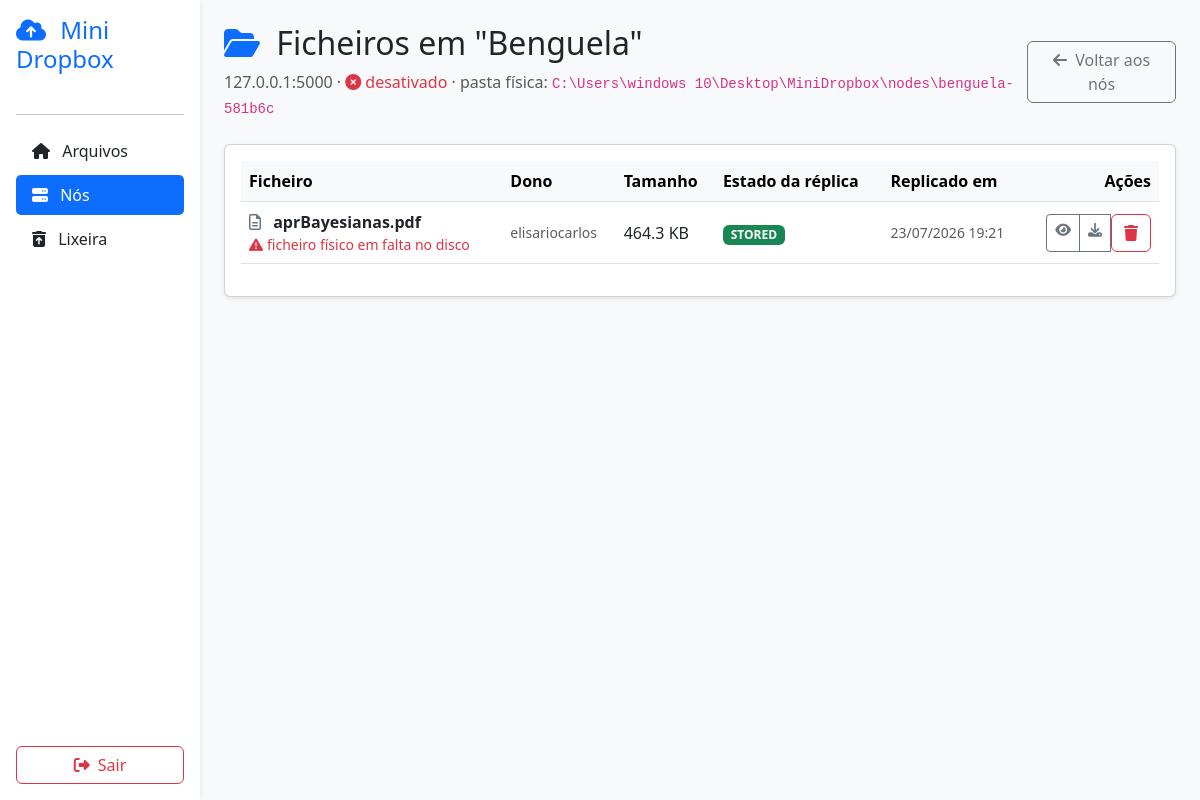
The page /nodes/a7272570-1e77-4f7b-9720-50ddfdcfbcff/files (signed in) on the database its author committed.
### models.py (models this page shows, shortened)
class Node(db.Model):
    __tablename__ = "nodes"
    id = db.Column(db.String(36), primary_key=True, default=novo_uuid)
    name = db.Column(db.String(100), nullable=False)
    host = db.Column(db.String(255), nullable=False, default="127.0.0.1")
    port = db.Column(db.Integer, nullable=False, default=5000)
    path = db.Column(db.String(500), nullable=False)
    latitude = db.Column(db.Float, nullable=False)
    longitude = db.Column(db.Float, nullable=False)
    enabled = db.Column(db.Boolean, default=True)
    is_backup = db.Column(db.Boolean, default=False)
    last_seen = db.Column(db.DateTime, nullable=True)
    created_at = db.Column(db.DateTime, default=datetime.utcnow)
    replicas = db.relationship("FileReplica", backref="node", lazy=True)

class User(db.Model, UserMixin):
    __tablename__ = "user"
    id = db.Column(db.Integer, primary_key=True)
    username = db.Column(db.String(50), unique=True, nullable=False)
    email = db.Column(db.String(100), unique=True, nullable=False)
    password = db.Column(db.String(200), nullable=False)
    profile_image = db.Column(db.String(255), default="default.webp")
    files = db.relationship("File", backref="owner", lazy=True)
    folders = db.relationship("Folder", backref="owner", lazy=True)

class File(db.Model):
    __tablename__ = "files"
    id = db.Column(db.String(36), primary_key=True, default=novo_uuid)
    filename = db.Column(db.String(255), nullable=False)       # nome físico no disco
    display_name = db.Column(db.String(255), nullable=False)   # nome mostrado ao usuário
    size = db.Column(db.Integer, nullable=False)
    checksum = db.Column(db.String(64), nullable=False)
    folder_id = db.Column(db.String(36), db.ForeignKey("folders.id"), nullable=True)
    user_id = db.Column(db.Integer, db.ForeignKey("user.id"), nullable=False)
    created_at = db.Column(db.DateTime, default=datetime.utcnow)
    deleted_at = db.Column(db.DateTime, nullable=True)
    replicas = db.relationship(
        "FileReplica", backref="file", lazy=True, cascade="all, delete-orphan"
    )

class FileReplica(db.Model):
    __tablename__ = "file_replicas"
    id = db.Column(db.Integer, primary_key=True)
    file_id = db.Column(db.String(36), db.ForeignKey("files.id"), nullable=False)
    node_id = db.Column(db.String(36), db.ForeignKey("nodes.id"), nullable=False)
    status = db.Column(db.String(20), default="STORED")  # STORED | PENDING | CORROMPIDO
    replicated_at = db.Column(db.DateTime, default=datetime.utcnow)
    created_at = db.Column(db.DateTime, default=datetime.utcnow)

### app.py (the view)
@app.route("/nodes/<node_id>/files")
@login_required
def node_files(node_id):
    node = Node.query.get_or_404(node_id)
    replicas = (
        FileReplica.query.filter_by(node_id=node_id)
        .order_by(FileReplica.replicated_at.desc())
        .all()
    )
    itens = []
    for replica in replicas:
        arquivo = replica.file
        if arquivo is None:
            continue
        caminho = caminho_replica(node, arquivo.user_id, arquivo.filename)
        itens.append({
            "replica": replica,
            "arquivo": arquivo,
            "existe_no_disco": os.path.exists(caminho),
            "dono": arquivo.owner.username if arquivo.owner else "—",
        })
    return render_template("node_files.html", node=node, itens=itens)

### app.py (called while the page is built)
@login_manager.user_loader
def load_user(user_id):
    return User.query.get(int(user_id))

@app.template_filter("fmt_bytes")
def fmt_bytes(n):
    if n is None:
        return "—"
    if n < 1024:
        return f"{n} B"
    if n < 1024 * 1024:
        return f"{n / 1024:.1f} KB"
    return f"{n / (1024 * 1024):.1f} MB"

### services/replication.py (called while the page is built)
def caminho_replica(node, user_id, nome_fisico: str) -> str:
    return os.path.join(node.path, str(user_id), nome_fisico)

### templates/node_files.html (shortened to what this page needs)
<!DOCTYPE html>
<html lang="pt">
<head>
    <link href="https://cdn.jsdelivr.net/npm/bootstrap@5.3.0/dist/css/bootstrap.min.css" rel="stylesheet">
    <link rel="stylesheet" href="https://cdnjs.cloudflare.com/ajax/libs/font-awesome/6.4.0/css/all.min.css">
</head>
<body>
    <div class="container-fluid">
        <div class="row">
            <div class="col-md-3 col-lg-2 sidebar p-3 d-flex flex-column">
                <h4 class="text-primary mb-4">
                    <i class="fa-solid fa-cloud-arrow-up me-2"></i> Mini Dropbox
                </h4>
                <hr>
                <ul class="nav flex-column mb-4">
                    <li class="nav-item mb-1">
                        <a class="nav-link text-dark" href="{{ url_for('dashboard') }}">
                            <i class="fa-solid fa-house me-2"></i> Arquivos
                        </a>
                    </li>
                    <li class="nav-item mb-1">
                        <a class="nav-link active" href="{{ url_for('nodes') }}">
                            <i class="fa-solid fa-server me-2"></i> Nós
                        </a>
                    </li>
                    <li class="nav-item mb-1">
                        <a class="nav-link text-dark" href="{{ url_for('lixeira') }}">
                            <i class="fa-solid fa-trash-can-arrow-up me-2"></i> Lixeira
                        </a>
                    </li>
                </ul>
                <div class="mt-auto">
                    <a href="{{ url_for('logout') }}" class="btn btn-outline-danger w-100">
                        <i class="fa-solid fa-right-from-bracket me-1"></i> Sair
                    </a>
                </div>
            </div>
            <div class="col-md-9 col-lg-10 p-4">
                <div class="d-flex justify-content-between align-items-center mb-4">
                    <div>
                        <h2>
                            <i class="fa-solid fa-folder-open text-primary me-2"></i>
                            Ficheiros em "{{ node.name }}"
                        </h2>
                        <p class="text-muted mb-0">
                            {{ node.host }}:{{ node.port }} ·
                            {% if node.enabled %}
                            <span class="text-success"><i class="fa-solid fa-circle-check me-1"></i>ativo</span>
                            {% else %}
                            <span class="text-danger"><i class="fa-solid fa-circle-xmark me-1"></i>desativado</span>
                            {% endif %}
                            · pasta física: <code class="small">{{ node.path }}</code>
                        </p>
                    </div>
                    <a href="{{ url_for('nodes') }}" class="btn btn-outline-secondary">
                        <i class="fa-solid fa-arrow-left me-1"></i> Voltar aos nós
                    </a>
                </div>
                <div class="card p-3 shadow-sm">
                    {% if not itens %}
                    <div class="text-center py-5 text-muted">
                        <i class="fa-regular fa-folder-open fa-3x mb-3"></i>
                        <p>Este nó não guarda nenhum ficheiro no momento.</p>
                    </div>
                    {% else %}
                    <div class="table-responsive">
                        <table class="table table-hover align-middle">
                            <thead class="table-light">
                                <tr>
                                    <th>Ficheiro</th>
                                    <th>Dono</th>
                                    <th>Tamanho</th>
                                    <th>Estado da réplica</th>
                                    <th>Replicado em</th>
                                    <th class="text-end">Ações</th>
                                </tr>
                            </thead>
                            <tbody>
                                {% for item in itens %}
                                {% set arquivo = item.arquivo %}
                                {% set replica = item.replica %}
                                <tr>
                                    <td>
                                        <i class="fa-regular fa-file-lines text-secondary me-2"></i>
                                        <strong>{{ arquivo.display_name }}</strong>
                                        {% if not item.existe_no_disco %}
                                        <div class="small text-danger">
                                            <i class="fa-solid fa-triangle-exclamation me-1"></i>ficheiro físico em falta no disco
                                        </div>
                                        {% endif %}
                                    </td>
                                    <td class="small text-muted">{{ item.dono }}</td>
                                    <td>{{ arquivo.size | fmt_bytes }}</td>
                                    <td>
                                        {% if replica.status == 'STORED' %}
                                        <span class="badge bg-success">STORED</span>
                                        {% elif replica.status == 'CORROMPIDO' %}
                                        <span class="badge bg-danger">CORROMPIDO</span>
                                        {% else %}
                                        <span class="badge bg-secondary">{{ replica.status }}</span>
                                        {% endif %}
                                    </td>
                                    <td class="small text-muted">{{ replica.replicated_at.strftime('%d/%m/%Y %H:%M') }}</td>
                                    <td class="text-end">
                                        <div class="btn-group btn-group-sm">
                                            <a href="{{ url_for('preview_file', file_id=arquivo.id) }}" class="btn btn-outline-secondary" title="Pré-visualizar" target="_blank">
                                                <i class="fa-solid fa-eye"></i>
                                            </a>
                                            <a href="{{ url_for('download_file', file_id=arquivo.id) }}" class="btn btn-outline-secondary" title="Baixar">
                                                <i class="fa-solid fa-download"></i>
                                            </a>
                                            <form action="{{ url_for('delete_node_file', node_id=node.id, file_id=arquivo.id) }}" method="POST" class="d-inline"
                                                  onsubmit="return confirm('Apagar a réplica de \'{{ arquivo.display_name }}\' neste nó? O ficheiro continua disponível se existir réplica noutro nó.');">
                                                <button type="submit" class="btn btn-outline-danger" title="Apagar réplica neste nó">
                                                    <i class="fa-solid fa-trash"></i>
                                                </button>
                                            </form>
                                        </div>
                                    </td>
                                </tr>
                                {% endfor %}
                            </tbody>
                        </table>
                    </div>
                    {% endif %}
                </div>
            </div>
        </div>
    </div>
</body>
</html>

### templates/node_files.html (style rules this page uses)
body { background-color: #f8f9fa; font-family: 'Segoe UI', Tahoma, Geneva, Verdana, sans-serif; }
.sidebar { background-color: #ffffff; min-height: 100vh; box-shadow: 2px 0 5px rgba(0,0,0,.05); }
.nav-link.active { background-color: #0d6efd; color: white !important; border-radius: 5px; }

### rows shown on the page
Node: name "Benguela", host "127.0.0.1", port "5000", path "C:\\Users\\windows 10\\Desktop\\MiniDropbox\\nodes\\benguela-581b6c"
User: dono "elisariocarlos"
File: display_name "aprBayesianas.pdf", size|fmt_bytes "464.3 KB"
FileReplica: replicated_at "23/07/2026 19:21"
